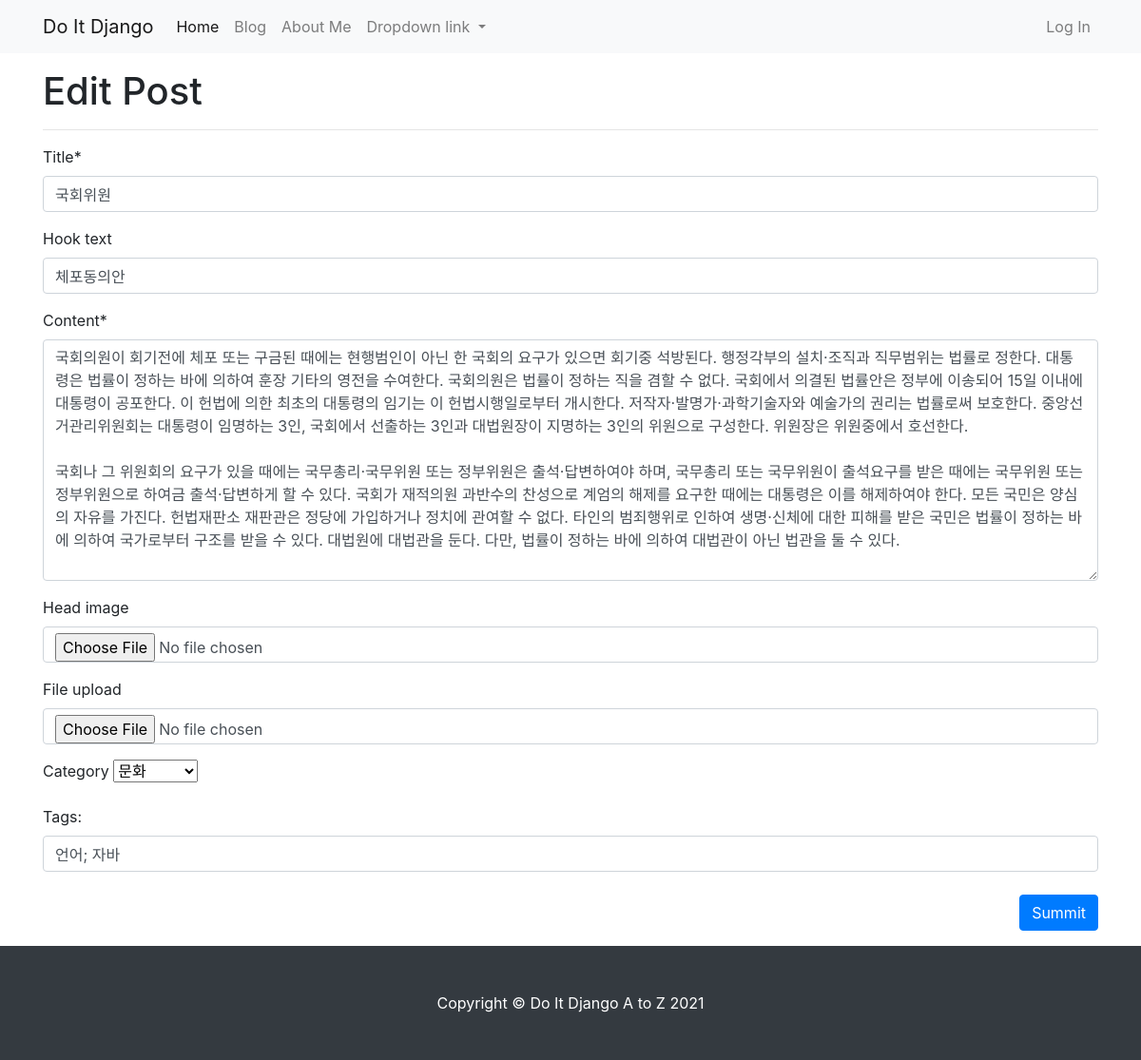
The app's page /blog/update_post/2/ (signed in) with its own data.
### blog/models.py (models this page shows, shortened)
class Post(models.Model):
    title = models.CharField(max_length=30)
    hook_text = models.CharField(max_length=100, blank=True)
    content = MarkdownxField()
    head_image = models.ImageField(upload_to='blog/images/%Y/%m/%d/', blank=True)
    file_upload = models.FileField(upload_to='blog/files/%Y/%m/%d/', blank=True)
    created_at = models.DateTimeField(auto_now_add=True)
    updated_at = models.DateTimeField(auto_now=True)
    author = models.ForeignKey(User, null=True, on_delete=models.SET_NULL)
    category = models.ForeignKey(Category, null=True, blank=True, on_delete=models.SET_NULL)
    tags = models.ManyToManyField(Tag, blank=True)

### blog/views.py (the view, shortened to what this page needs)
# urls.py: path('update_post/<int:pk>/', views.PostUpdate.as_view()),
class PostUpdate(LoginRequiredMixin, UpdateView):
    model = Post
    fields = ["title", "hook_text", "content", "head_image", "file_upload", "category"]
    template_name = "blog/post_update_form.html"
    def get_context_data(self, **kwargs):
        context = super(PostUpdate, self).get_context_data()
        if self.object.tags.exists():
            tags_str_list = list()
            for t in self.object.tags.all():
                tags_str_list.append(t.name)
            context["tags_str_default"] = "; ".join(tags_str_list)
        return context
    def dispatch(self, request, *args, **kwargs):
        if request.user.is_authenticated and request.user == self.get_object().author:
            return super(PostUpdate, self).dispatch(request, *args, **kwargs)
        else:
            raise PermissionDenied

### blog/models.py (called while the page is built)
    def __str__(self):
        return self.name

### blog/templates/blog/post_update_form.html (shortened to what this page needs)
{% extends 'blog/base_full_width.html' %}
{% load crispy_forms_tags %}
{% block main_area %}
    <h1>Edit Post</h1>
    <hr />
    <form method="post" enctype="multipart/form-data">{% csrf_token %}
        {{ form | crispy }}
        <div id="div_id_tags_str">
            <label for="id_tags_str">Tags:</label>
            <input type="text" name="tags_str" id="id_tags_str"
                   class="textinput textInput form-control"
                   value="{{ tags_str_default }}">
        </div>
        <br/>
        <button type="submit" class="btn btn-primary float-right">Summit</button>
    </form>
{% endblock %}

### records on screen
Post: title "국회위원", hook_text "체포동의안", content "국회의원이 회기전에 체포 또는 구금된 때에는 현행범인이 아닌 한 국회의 요구가 있으면 회기중 석방된다. 행정각부의 설치·조직과 직무범위는 법률로 정한다. 대통령은 법률이 정하는 바에 의하여 훈장 기타의 영전을 수여한다. 국회의원은 법률이 정하는 직을 겸할 수 없다. 국회에서 의결된 법률안은 정부에 이송되어 15일 이내에 대통령이 공포한다. 이 헌법에 의한 최초의 대통령의 임기는 이 헌법시행일로부터 개시한다. 저작자·발명가·과학기술자와 예술가의 권리는 법률로써 보호한다. 중앙선거관리위원회는 대통령이 임명하는 3인, 국회에서 선출하는 3인과 대법원장이 지명하는 3인의 위원으로 구성한다. 위원장은 위원중에서 호선한다. 국회나 그 위원회의 요구가 있을 때에는 국무총리·국무위원 또는 정부위원은 출석·답변하여야 하며, 국무총리 또는 국무위원이 출석요구를 받은 때에는 국무위원 또는 정부위원으로 하여금 출석·답변하게 할 수 있다. 국회가 재적의원 과반수의 찬성으로 계엄의 해제를 요구한 때에는 대통령은 이를 해제하여야 한다. 모든 국민은 양심의 자유를 가진다. 헌법재판소 재판관은 정당에 가입하거나 정치에 관여할 수 없다. 타인의 범죄행위로 인하여 생명·신체에 대한 피해를 받은 국민은 법률이 정하는 바에 의하여 국가로부터 구조를 받을 수 있다. 대법원에 대법관을 둔다. 다만, 법률이 정하는 바에 의하여 대법관이 아닌 법관을 둘 수 있다.", category "문화"
